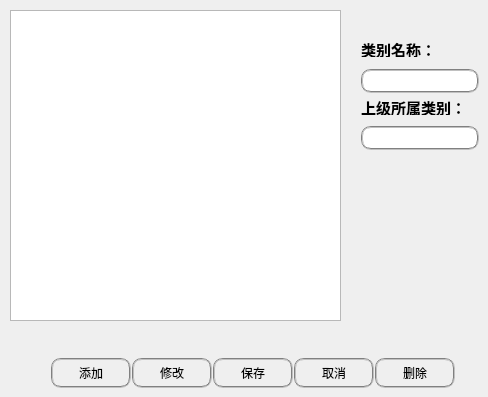
     <widget class="QWidget" name="Categoriy_Page">
      <widget class="QTableView" name="Category_tableView">
       <property name="geometry">
        <rect>
         <x>10</x>
         <y>10</y>
         <width>331</width>
         <height>311</height>
        </rect>
       </property>
      </widget>
      <widget class="QLabel" name="label_3">
       <property name="geometry">
        <rect>
         <x>361</x>
         <y>41</y>
         <width>80</width>
         <height>16</height>
        </rect>
       </property>
       <property name="font">
        <font>
         <pointsize>11</pointsize>
         <weight>75</weight>
         <bold>true</bold>
        </font>
       </property>
       <property name="styleSheet">
        <string notr="true">background:transparent</string>
       </property>
       <property name="text">
        <string>类别名称：</string>
       </property>
      </widget>
      <widget class="QLineEdit" name="Category_Name_lineEdit">
       <property name="geometry">
        <rect>
         <x>361</x>
         <y>69</y>
         <width>118</width>
         <height>24</height>
        </rect>
       </property>
       <property name="styleSheet">
        <string notr="true">border: 2px groove gray; border-radius: 10px; padding: 2px 4px</string>
       </property>
      </widget>
      <widget class="QLabel" name="label_4">
       <property name="geometry">
        <rect>
         <x>361</x>
         <y>99</y>
         <width>112</width>
         <height>16</height>
        </rect>
       </property>
       <property name="font">
        <font>
         <pointsize>11</pointsize>
         <weight>75</weight>
         <bold>true</bold>
        </font>
       </property>
       <property name="styleSheet">
        <string notr="true">background:transparent</string>
       </property>
       <property name="text">
        <string>上级所属类别：</string>
       </property>
      </widget>
      <widget class="QLineEdit" name="Category_Class_lineEdit">
       <property name="geometry">
        <rect>
         <x>361</x>
         <y>126</y>
         <width>118</width>
         <height>24</height>
        </rect>
       </property>
       <property name="styleSheet">
        <string notr="true">border: 2px groove gray; border-radius: 10px; padding: 2px 4px</string>
       </property>
      </widget>
      <widget class="QPushButton" name="Add_Category_pushButton">
       <property name="geometry">
        <rect>
         <x>51</x>
         <y>358</y>
         <width>80</width>
         <height>30</height>
        </rect>
       </property>
       <property name="styleSheet">
        <string notr="true">border: 2px groove gray; border-radius: 10px; padding: 2px 4px</string>
       </property>
       <property name="text">
        <string>添加</string>
       </property>
      </widget>
      <widget class="QPushButton" name="Modify_Category_pushButton">
       <property name="geometry">
        <rect>
         <x>132</x>
         <y>358</y>
         <width>80</width>
         <height>30</height>
        </rect>
       </property>
       <property name="styleSheet">
        <string notr="true">border: 2px groove gray; border-radius: 10px; padding: 2px 4px</string>
       </property>
       <property name="text">
        <string>修改</string>
       </property>
      </widget>
      <widget class="QPushButton" name="Save_Category_pushButton">
       <property name="geometry">
        <rect>
         <x>213</x>
         <y>358</y>
         <width>80</width>
         <height>30</height>
        </rect>
       </property>
       <property name="styleSheet">
        <string notr="true">border: 2px groove gray; border-radius: 10px; padding: 2px 4px</string>
       </property>
       <property name="text">
        <string>保存</string>
       </property>
      </widget>
      <widget class="QPushButton" name="Cancel_Category_pushButton_">
       <property name="geometry">
        <rect>
         <x>294</x>
         <y>358</y>
         <width>80</width>
         <height>30</height>
        </rect>
       </property>
       <property name="styleSheet">
        <string notr="true">border: 2px groove gray; border-radius: 10px; padding: 2px 4px</string>
       </property>
       <property name="text">
        <string>取消</string>
       </property>
      </widget>
      <widget class="QPushButton" name="Delete_Category_pushButton_">
       <property name="geometry">
        <rect>
         <x>375</x>
         <y>358</y>
         <width>80</width>
         <height>30</height>
        </rect>
       </property>
       <property name="styleSheet">
        <string notr="true">border: 2px groove gray; border-radius: 10px; padding: 2px 4px</string>
       </property>
       <property name="text">
        <string>删除</string>
       </property>
      </widget>
     </widget>
